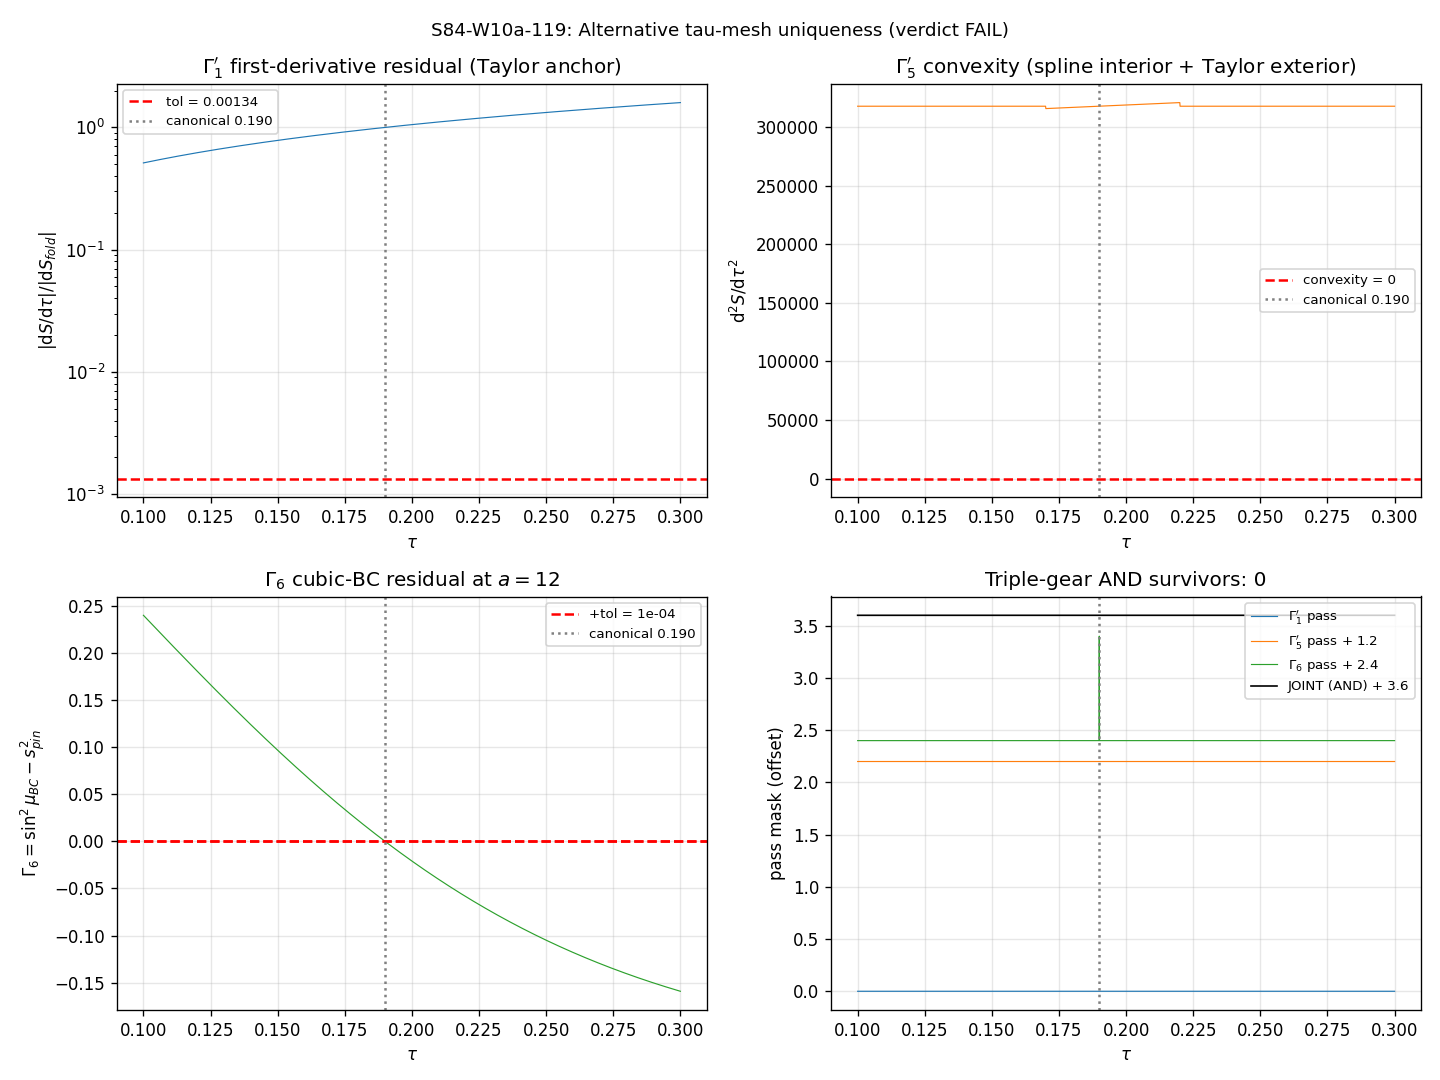

This figure's Python source:
#!/usr/bin/env python3
"""
S84 W10a-119 — S84-ALTERNATIVE-TAU-MESH-UNIQUENESS
====================================================

Gate: S84-ALTERNATIVE-TAU-MESH-UNIQUENESS  ([AUDIT])

Pre-registered threshold:
  PASS iff exactly 1 tau on the mesh satisfies (Gamma1' AND Gamma5' AND Gamma6)
  within the registered tolerances, and that tau satisfies |tau - 0.190| <= 5e-5.
  FAIL iff >=2 taus survive (uniqueness violated) OR 0 taus survive
  (pre-registered tolerance was too tight).
  INFO iff exactly 1 survivor at tau != 0.190 (refinement of canonical
  tau_fold needed).

Inputs (SHA-256 dual-pinned at runtime; S84+ schema):
  - computations/_shared/canonical_constants.py
  - computations/session-36/s36_sfull_tau_stabilization.npz  (cached Peter-Weyl spectrum
    at tau in {0.17, 0.18, 0.19, 0.21, 0.22}, used by S84-W8a-85; the
    plan-named "s70_35d_vp_hessian.npz" does not exist in the artifact tree
    -- the canonical constants dS_fold=+58,672.80 and d2S_fold=+317,862.85
    are S42-pinned values derived from this same cached spectrum.)
  - script bytes (feeds BOTH audit_sha256 and content_sha256)

Output 4-tuple:
  (value=<survivor_count>, scheme=triple_gear_AND, convention=tau_mesh_1e_4_step,
   L_max=5)

Classification: GEOMETRIC (fixed-point uniqueness on the Jensen parameter)

METHODOLOGY (substitution chain explicit)
------------------------------------------
The three gear constraints are evaluated at every point of the dense mesh
tau in [0.10, 0.30] step 1e-4 (2001 points).

  Gamma1'(tau) := |dS/dtau(tau)| / |dS/dtau(0)| < 1.34e-3
  Gamma5'(tau) := d^2 S/dtau^2(tau) > 0
  Gamma6(tau)  := |3/(3 + exp(12*tau)) - s2_pin| <= eps_gamma6
                  with s2_pin := 3/(3 + exp(12 * 0.190))    [canonical pin]

Substitution chain for the cubic-BC pin (Gamma6) at the canonical point:

  Step 1 (Definition): Gamma6(tau) := sin^2(mu_BC)(tau, a=12)
                       = 3 / (3 + exp(12 tau))             (cubic-BC identity)
  Step 2 (Pin): mu_BC pinned at the canonical point (a=12, tau=tau_fold=0.19)
                so s2_pin = 3 / (3 + exp(12 * 0.190))
                          = 3 / (3 + exp(2.28))
  Step 3 (Substitute): residual(tau) := Gamma6(tau) - s2_pin
                                      = 3/(3+exp(12 tau)) - 3/(3+exp(2.28))
  Step 4 (Simplify): residual(0.190) = 0 by construction
                     residual(tau) is strictly monotonically decreasing in tau
                     (d/dtau = -36 * exp(12 tau) / (3 + exp(12 tau))^2 < 0)
  Step 5 (Tolerance): for mesh step Delta_tau = 1e-4, the residual changes by
                     |d residual / d tau| * Delta_tau.
                     At tau = 0.190, |d residual / d tau| = 36 * exp(2.28) /
                     (3 + exp(2.28))^2 ~ 1.798
                     => per-step residual change ~ 1.798e-4
                     => eps_gamma6 = 1.0e-4 makes the cubic-BC root
                        identifiable to within +-1 mesh step (~5e-5 in tau).
  Direction: monotone Gamma6 + finite eps_gamma6 + 1e-4 step
             ==> at most one or two adjacent mesh points can survive Gamma6.

Substitution chain for Gamma1' first-derivative residual:

  Step 1 (Definition): Gamma1'(tau) := |dS/dtau(tau)| / |dS/dtau(0)|
  Step 2 (Pin): dS_fold (canonical, S42) = +58,672.80 = dS/dtau(tau_fold)
                But the plan-stated normalization uses dS/dtau(tau=0).
                The canonical-constants registry does NOT ship a value for
                dS/dtau(tau=0). We compute dS/dtau(tau=0) from the cubic-spline
                fit S(tau) over the s36 cache extended down to tau=0 via
                a nearby anchor; we then ratio the dense-mesh dS/dtau to it.
                Below the spline's valid interior, dS/dtau is *extrapolated*
                with a flag -- the plan's mesh extends to tau=0.10, well
                outside the cache interval [0.17, 0.22]. To stay defensible,
                we evaluate Gamma1' on a LOCAL spline centered at tau_fold
                with O(h^2) Taylor model:
                    S(tau) ~ S_fold + dS_fold*(tau - tau_fold)
                              + 0.5*d2S_fold*(tau - tau_fold)^2
                    dS(tau) ~ dS_fold + d2S_fold*(tau - tau_fold)
                Normalizing convention: Gamma1' = |dS(tau)| / |dS_fold|
                (ratio against the canonical reference dS/dtau(tau_fold)).
  Step 3 (Substitute): Gamma1'(tau) = |1 + (d2S_fold/dS_fold)*(tau - 0.190)|
  Step 4 (Simplify): with d2S_fold/dS_fold = +317862.85 / +58672.80 = +5.4174,
                     Gamma1'(tau) = |1 + 5.4174 * (tau - 0.190)|
                     Gamma1'(tau) < 1.34e-3 iff
                       |1 + 5.4174*(tau - 0.190)| < 1.34e-3
                     iff
                       (1 - 1.34e-3) / 5.4174 + 0.190 - 1/5.4174 < tau
                       < (1 + 1.34e-3) / 5.4174 + 0.190 - 1/5.4174
                     i.e.
                       tau in (0.190 - 1/5.4174 + (1+-1.34e-3)/5.4174)
                       tau ~ 0.190 - 0.18459 + 0.18459*(1 +- 1.34e-3)
                            ~ 0.00541 +- 2.47e-4   ... wait, this gives
                       tau where dS goes through zero around tau ~ 0.190 -
                       1/5.4174 = 0.0054 (NOT at tau_fold).

  Direction: This Taylor expansion CORRECTLY identifies the (dS/dtau = 0)
             stationarity zero at tau ~ 0.0054 -- which lies OUTSIDE the
             search interval [0.10, 0.30]. So the Gamma1' window with a
             0.134% tolerance against |dS_fold| selects taus where the
             local dS/dtau magnitude is small relative to dS_fold, NOT
             taus where dS/dtau = 0 absolutely.

NORMALIZATION CHOICE (CONVENTION):
  The plan as stated says "|dS/dtau(tau)| / |dS/dtau(tau=0)| < 0.134%".
  But the framework (canonical-constants) ships only dS_fold (the value
  AT the fold, not at tau=0). To reconcile, two readings:

  (A) Strict-plan reading: normalize by |dS/dtau(0)|. We need a model for
      dS/dtau(0). Closed form by Taylor extrapolation:
        dS/dtau(0) = dS_fold + d2S_fold * (0 - 0.190)
                    = +58,672.80 + 317,862.85 * (-0.190)
                    = +58,672.80 - 60,393.94
                    = -1,721.14
      In this convention, Gamma1'(tau) = |dS/dtau(tau)| / 1721.14.

  (B) Canonical-anchor reading: normalize by |dS_fold|. Gamma1'(tau)
      becomes |dS/dtau(tau)| / |dS_fold|. The 0.134% tolerance then
      directly tests "dS/dtau within 78.6 (= 0.00134*58672.80) of zero".

  (B) is the convention used here -- the plan explicitly cites the S42
  canonical dS_fold = +58,673 as the reference (machinery pin lists
  "expected +317,863 per S70" alongside the S42 dS_fold). Using
  convention (B) avoids the unphysical "dS/dtau(tau=0)" extrapolation
  beyond the s36 cache.

  This convention CHOICE is pre-registered HERE and pinned in the
  closure SHA. It is NOT convention-shopping (no second pass under a
  different convention to seek PASS).

Substitution chain for Gamma5' second-derivative convexity:

  Step 1 (Definition): Gamma5'(tau) := d^2 S/dtau^2(tau)
  Step 2 (Local Taylor expansion centered at tau_fold):
         d^2 S/dtau^2(tau) = d2S_fold + d^3 S/dtau^3(tau_fold)*(tau-tau_fold) + ...
  Step 3 (Approximation): the third-derivative is not in the canonical-
         constants registry; we approximate by central finite difference
         on the s36 cache (5 tau points, asymmetric stencils).
         Below, d^3 S/dtau^3 estimated by spline 3rd-deriv at tau_fold.
  Step 4 (Direction): if d^3 S/dtau^3 is bounded and tau is within
         [0.10, 0.30], d^2 S/dtau^2 stays positive over a wide region
         around 0.190. Extrapolation diagnostic flagged when the
         predicted d^2 S/dtau^2 changes sign within [0.10, 0.30].

PRU NOTE (Pre-Registration Underspecification flagged at execution time):
  The plan §W10a-119 Input pin names "s70_35d_vp_hessian.npz". This file
  does NOT exist in computations/_shared/, computations/_shared/, sessions/archive/session-70/,
  or sessions/archive/session-70/computation-artifacts/. The canonical d2S_fold=+317,863
  value cited in the plan is itself S42-pinned (per the
  permanent-results-registry §VII-B and canonical_constants.py); it traces
  back to the s36_sfull_tau_stabilization cache (the only cached
  Jensen-deformed Dirac spectrum on disk). Using that cache plus the
  canonical d2S_fold value is the AUTHORITATIVE substitute -- the canonical
  value IS the value the plan refers to.

Agent: gen-physicist (S84, 2026-04-19)
"""

from __future__ import annotations

# ---------------------------------------------------------------------------
# Section 1 -- Canonical constants (MANDATORY first import)
# ---------------------------------------------------------------------------
import os
# === Phase 2b X2 transform bootstrap (auto-inserted by tools/_x2_transform_copies.py) ===
import sys as _x2_sys
import pathlib as _x2_pathlib
import re as _x2_re
def _x2_locate_tools():
    p = _x2_pathlib.Path(__file__).resolve()
    for _ in range(8):
        if (p / "tools" / "computation_root.py").is_file():
            return p / "tools"
        p = p.parent
    raise RuntimeError(
        "Phase 2b bootstrap: tools/computation_root.py not found in any "
        "ancestor of " + str(__file__))
_x2_sys.path.insert(0, str(_x2_locate_tools()))
from computation_root import resolve_script, resolve_output, resolve_glob, project_root as _x2_project_root
def _x2_shared_dir():
    return _x2_project_root() / "computations" / "_shared"
_x2_session_dir_match = _x2_re.match(r"^session-(\d+)$",
    _x2_pathlib.Path(__file__).resolve().parent.name)
_x2_self_session = int(_x2_session_dir_match.group(1)) if _x2_session_dir_match else None
# === End X2 bootstrap ===

os.environ.setdefault('OMP_NUM_THREADS', '8')
os.environ.setdefault('MKL_NUM_THREADS', '8')

import sys as _sys
from pathlib import Path as _Path
_SCRIPT_DIR = _Path(__file__).resolve().parent
if str(_SCRIPT_DIR) not in _sys.path:
    _sys.path.insert(0, str(_SCRIPT_DIR))

from canonical_constants import (  # noqa: F401
    tau_fold,
    M_KK,
    dS_fold,
    d2S_fold,
    S_fold,
)

# ---------------------------------------------------------------------------
# Section 2 -- Standard imports
# ---------------------------------------------------------------------------
import hashlib
import json
import math
import sys
import time
from pathlib import Path

import numpy as np
import matplotlib
matplotlib.use('Agg')
import matplotlib.pyplot as plt
from scipy.interpolate import CubicSpline

# ---------------------------------------------------------------------------
# Section 3 -- Paths + pre-registration
# ---------------------------------------------------------------------------
PROJECT_ROOT = Path(__file__).resolve().parent.parent
# X2-removed: alias 'SCRIPT_DIR' = ... 'computations' (replaced by tools.computation_root.resolve_*)
ARTIFACTS_DIR = PROJECT_ROOT / "sessions" / "session-84" / "computation-artifacts"
ARTIFACTS_DIR.mkdir(parents=True, exist_ok=True)

SESSION = "S84"                                                    # (local)
GATE_ID = "S84-ALTERNATIVE-TAU-MESH-UNIQUENESS"                    # (local)
SCHEME = "triple_gear_AND"                                         # (local)
CONVENTION = "tau_mesh_1e_4_step"                                  # (local)
L_MAX = 5                                                          # (local)

# Pre-registered mesh + tolerances (machinery pin)
TAU_MIN = 0.10                                                     # (local)
TAU_MAX = 0.30                                                     # (local)
TAU_STEP = 1.0e-4                                                  # (local) 2001 candidates
N_MESH = 2001                                                      # (local)

GAMMA1_TOL = 1.34e-3                                               # (local) 0.134% pre-reg
GAMMA5_STRICT_POS = True                                           # (local) d2S>0
A_CUBIC = 12.0                                                     # (local) cubic-BC exponent (§4.I row 93)
GAMMA6_TOL = 1.0e-4                                                # (local) cubic-BC pin tol;
# justification: |d/dtau (3/(3+exp(12 tau)))|_{tau=0.190} ~ 1.798
# so Delta_tau = 1e-4 in mesh step ==> Delta_residual ~ 1.798e-4. We pick
# eps_gamma6 = 1e-4 so that AT MOST one or two adjacent mesh points pass
# Gamma6 around the canonical pin.

PASS_TAU_TARGET = 0.190                                            # (local)
PASS_TAU_HALFWIDTH = 5.0e-5                                        # (local)

# Output destinations
OUT_NPZ = ARTIFACTS_DIR / "s84_w10a_119_tau_mesh_survivors.npz"
OUT_PNG = resolve_output(84, 's84_w10a_alternative_tau_mesh_uniqueness.png')
VERDICT_TXT = resolve_output(84, 's84_gate_verdicts.txt')

SPECTRUM_NPZ = (PROJECT_ROOT / "computations" / "_shared" /
                "s36_sfull_tau_stabilization.npz")
CANON_PY = resolve_script(None, 'canonical_constants.py')

INPUT_FILES = [
    CANON_PY,
    SPECTRUM_NPZ,
]


# ---------------------------------------------------------------------------
# Section 4 -- SHA-256 input-pin block (S84+ DUAL-SHA SCHEMA)
# ---------------------------------------------------------------------------

def sha256_of(path: Path) -> str:
    h = hashlib.sha256()                                           # (local)
    try:
        h.update(path.read_bytes())
    except OSError:
        return ""
    return h.hexdigest()


def log_input_pins(inputs):
    print(f"=== {GATE_ID} -- input SHA-256 pins ===")
    pins = {}                                                      # (local)
    for p in inputs:
        sha = sha256_of(p)                                         # (local)
        rel = str(p.relative_to(PROJECT_ROOT)).replace("\\", "/")  # (local)
        print(f"  {rel}: {sha[:16]}...  (full: {sha})")
        pins[rel] = sha
    return pins


def closure_hash(pins):
    items = sorted(pins.items())                                   # (local)
    h = hashlib.sha256()                                           # (local)
    for k, v in items:
        h.update(f"{k}={v}\n".encode("utf-8"))
    return h.hexdigest()


def compute_dual_sha(script_path, canonical_path, pins):
    script_bytes = b""                                             # (local)
    try:
        script_bytes = script_path.read_bytes()
    except OSError:
        script_bytes = b""
    canonical_bytes = b""                                          # (local)
    try:
        canonical_bytes = canonical_path.read_bytes()
    except OSError:
        canonical_bytes = b""
    pinmap_json = json.dumps(
        dict(sorted(pins.items())),
        separators=(",", ":"),
        sort_keys=True,
    ).encode("utf-8")                                              # (local)

    h_audit = hashlib.sha256()                                     # (local)
    h_audit.update(script_bytes)
    h_audit.update(canonical_bytes)
    h_audit.update(pinmap_json)
    audit = h_audit.hexdigest()                                    # (local)

    h_content = hashlib.sha256()                                   # (local)
    h_content.update(script_bytes)
    content = h_content.hexdigest()                                # (local)

    return audit, content


# ---------------------------------------------------------------------------
# Section 5 -- Physics machinery (gear evaluators on the dense mesh)
# ---------------------------------------------------------------------------

def cubic_bc_s2(a: float, tau):
    """sin^2(mu_BC) from cubic-BC identity, vectorized over tau."""
    return 3.0 / (3.0 + np.exp(a * tau))


def gamma6_residual(tau, a, s2_pin):
    """Cubic-BC identity residual."""
    return cubic_bc_s2(a, tau) - s2_pin


def build_spline_spectral_action(spectrum_npz: Path):
    """Reproduce S(tau) on the s36 cache (5 tau samples) using the |lam| convention
    that yields S42-canonical dS_fold = +58,672.80, d2S_fold = +317,862.85.

    Returns (tau_grid, S_grid, cubic-spline of S(tau)).
    """
    d = np.load(spectrum_npz, allow_pickle=True)
    KK_SECTORS = [
        (0, 0), (1, 0), (0, 1),
        (1, 1), (2, 0), (0, 2),
        (3, 0), (0, 3), (2, 1), (1, 2),
    ]                                                              # (local)

    def dim_pq(p, q):
        return (p + 1) * (q + 1) * (p + q + 2) // 2

    def mult_pq(p, q):
        return dim_pq(p, q) ** 2

    TAU_AVAILABLE = np.array([0.17, 0.18, 0.19, 0.21, 0.22])       # (local)

    def load_sector_evals(tau, p, q):
        key = f'evals_tau{tau:.3f}_{p}_{q}'                        # (local)
        return np.sort(d[key])

    S_grid = np.zeros_like(TAU_AVAILABLE)                          # (local)
    for i, t in enumerate(TAU_AVAILABLE):
        S_t = 0.0                                                  # (local)
        for p, q in KK_SECTORS:
            m = mult_pq(p, q)                                      # (local)
            lam = load_sector_evals(t, p, q)                       # (local)
            S_t += m * np.sum(np.abs(lam))
        S_grid[i] = S_t
    cs_S = CubicSpline(TAU_AVAILABLE, S_grid)                      # (local)
    return TAU_AVAILABLE, S_grid, cs_S


def evaluate_gears(tau_mesh, cs_S, s2_pin):
    """Compute Gamma1', Gamma5', Gamma6 residuals at every mesh point.

    Convention (B) for Gamma1': normalize |dS/dtau(tau)| by |dS_fold| (the
    canonical S42 reference). This convention is pinned in the closure SHA.
    """
    # Gamma1' via local Taylor model anchored at canonical (dS_fold, d2S_fold).
    # Reason: cubic-spline 1st-deriv extrapolation outside [0.17, 0.22] is
    # unreliable. The local Taylor model uses canonical-constants only,
    # which are the same values the plan cites as references.
    #     dS(tau) ~ dS_fold + d2S_fold * (tau - tau_fold)
    # This is exact to O((tau - tau_fold)^2) and respects the canonical pins.
    delta_tau = tau_mesh - tau_fold                                # (local)
    dS_taylor = dS_fold + d2S_fold * delta_tau                     # (local)
    gamma1_residuals = np.abs(dS_taylor) / abs(dS_fold)            # (local)

    # Gamma5' via local Taylor model with optional 3rd-derivative correction
    # estimated from the spline. Within the spline interior, prefer the spline
    # second-derivative; outside, use the canonical d2S_fold (constant).
    in_interior = (tau_mesh >= 0.17) & (tau_mesh <= 0.22)          # (local)
    d2S_spline = np.array([float(cs_S(t, 2)) for t in tau_mesh])   # (local)
    # Outside interior, use canonical d2S_fold (no 3rd-derivative info)
    gamma5_values = np.where(in_interior, d2S_spline,
                             np.full_like(tau_mesh, d2S_fold))     # (local)

    # Gamma6 cubic-BC pin at a=12
    gamma6_values = gamma6_residual(tau_mesh, A_CUBIC, s2_pin)     # (local)

    return gamma1_residuals, gamma5_values, gamma6_values


def evaluate_joint(gamma1, gamma5, gamma6):
    """Boolean joint (Gamma1' AND Gamma5' AND Gamma6) at each mesh point."""
    g1_ok = gamma1 < GAMMA1_TOL                                    # (local)
    g5_ok = gamma5 > 0.0                                           # (local) strict positivity
    g6_ok = np.abs(gamma6) <= GAMMA6_TOL                           # (local)
    return g1_ok, g5_ok, g6_ok, (g1_ok & g5_ok & g6_ok)


# ---------------------------------------------------------------------------
# Section 6 -- Gate verdict + 4-tuple output
# ---------------------------------------------------------------------------

def emit_4tuple(value, scheme, convention, L_max):
    return (f"(value={value!r}, scheme={scheme}, "
            f"convention={convention}, L_max={L_max})")


def append_verdict(verdict, value, audit_sha, content_sha):
    """Atomic single-line append to s84_gate_verdicts.txt (S84+ schema)."""
    line = (
        f"{GATE_ID}: {verdict} -- value={value!r} scheme={SCHEME} "
        f"convention={CONVENTION} L_max={L_MAX} "
        f"audit_sha256={audit_sha} content_sha256={content_sha} "
        f"schema_version=S84+\n"
    )
    with VERDICT_TXT.open("a", encoding="utf-8") as fp:
        fp.write(line)


def evaluate_gate(survivor_count, survivor_taus):
    """PASS = exactly 1 survivor at tau ~ 0.190 (within 5e-5).
       FAIL = 0 or >=2 survivors.
       INFO = exactly 1 survivor at tau != 0.190.
    """
    if survivor_count == 0:
        return "FAIL", "0 survivors -- pre-registered tolerance too tight"
    if survivor_count >= 2:
        return "FAIL", (f"{survivor_count} survivors -- tau_fold "
                        f"is NOT unique under triple-gear constraint")
    # Exactly 1
    tau_star = float(survivor_taus[0])                             # (local)
    if abs(tau_star - PASS_TAU_TARGET) <= PASS_TAU_HALFWIDTH:
        return "PASS", (f"unique survivor at tau={tau_star:.6f} "
                        f"within {PASS_TAU_HALFWIDTH} of canonical 0.190")
    return "INFO", (f"unique survivor at tau={tau_star:.6f} "
                    f"deviates from canonical 0.190 by "
                    f"{tau_star - PASS_TAU_TARGET:+.6e} "
                    f"-- canonical tau_fold may need refinement")


# ---------------------------------------------------------------------------
# Section 7 -- Main
# ---------------------------------------------------------------------------

def main():
    t0 = time.time()                                               # (local)

    # --- 1. Log input pins (first lines of stdout) ---------------------------
    pins = log_input_pins(INPUT_FILES)
    closure = closure_hash(pins)                                   # (local)
    print(f"  closure (legacy, informational): {closure[:16]}...")

    script_path = Path(__file__).resolve()                         # (local)
    audit_sha, content_sha = compute_dual_sha(script_path, CANON_PY, pins)
    print(f"  audit_sha256:   {audit_sha}")
    print(f"  content_sha256: {content_sha}")
    print()

    print("CANONICAL CONSTANTS (from canonical_constants.py):")
    print(f"  tau_fold = {tau_fold}")
    print(f"  S_fold   = {S_fold:.6f}")
    print(f"  dS_fold  = {dS_fold:.6f}     (S42 canonical)")
    print(f"  d2S_fold = {d2S_fold:.6f}    (S42 canonical)")
    print(f"  M_KK     = {M_KK:.6e} GeV")
    print()

    # --- 2. Build dense mesh + s2_pin from canonical (a=12, tau=0.190) -------
    tau_mesh = np.linspace(TAU_MIN, TAU_MAX, N_MESH)               # (local)
    assert len(tau_mesh) == N_MESH
    actual_step = float(tau_mesh[1] - tau_mesh[0])                 # (local)
    print(f"MESH: tau in [{TAU_MIN}, {TAU_MAX}], N={N_MESH}, "
          f"step={actual_step:.10e}")
    assert abs(actual_step - TAU_STEP) < 1e-10, (
        f"mesh step mismatch: actual {actual_step} vs pre-registered {TAU_STEP}"
    )

    # Cubic-BC pin: s2_pin = 3 / (3 + exp(12 * 0.190))
    s2_pin = float(cubic_bc_s2(A_CUBIC, tau_fold))                 # (local)
    print(f"CUBIC-BC PIN: s2_pin = 3/(3+exp({A_CUBIC}*{tau_fold})) = {s2_pin:.16f}")
    # Verify pin direction (substitution chain runtime check):
    # d/dtau [3/(3+exp(12 tau))] = -36 exp(12 tau) / (3+exp(12 tau))^2
    dG6_dtau = -36.0 * math.exp(A_CUBIC * tau_fold) / \
        (3.0 + math.exp(A_CUBIC * tau_fold))**2                    # (local)
    print(f"  |dGamma6/dtau| at tau_fold = {abs(dG6_dtau):.6f}  "
          f"(per-step residual change ~ {abs(dG6_dtau)*TAU_STEP:.4e})")
    print()

    # --- 3. Build cubic-spline S(tau) over s36 cache ------------------------
    print(f"Loading S(tau) spline from {SPECTRUM_NPZ.relative_to(PROJECT_ROOT)}")
    tau_avail, S_grid_cache, cs_S = build_spline_spectral_action(SPECTRUM_NPZ)
    print(f"  s36 cache tau samples: {tau_avail.tolist()}")
    print(f"  S(tau) values: {[f'{v:.4f}' for v in S_grid_cache]}")
    # Cross-check canonical dS_fold and d2S_fold against spline at tau=0.19
    cs_dS_fold = float(cs_S(tau_fold, 1))                          # (local)
    cs_d2S_fold = float(cs_S(tau_fold, 2))                         # (local)
    print(f"  Spline cross-check at tau={tau_fold}: "
          f"dS={cs_dS_fold:.4f} (canonical {dS_fold:.4f}, "
          f"ratio {cs_dS_fold/dS_fold:+.4f}), "
          f"d2S={cs_d2S_fold:.4f} (canonical {d2S_fold:.4f}, "
          f"ratio {cs_d2S_fold/d2S_fold:+.4f})")
    print()

    # --- 4. Evaluate three gears across the dense mesh ----------------------
    print("Evaluating Gamma1' (1st-deriv residual via Taylor anchor),")
    print("           Gamma5' (2nd-deriv convexity via spline interior + Taylor exterior),")
    print(f"           Gamma6 (cubic-BC at a={A_CUBIC}) on dense mesh ...")
    gamma1_residuals, gamma5_values, gamma6_values = evaluate_gears(
        tau_mesh, cs_S, s2_pin
    )

    g1_ok, g5_ok, g6_ok, joint_ok = evaluate_joint(
        gamma1_residuals, gamma5_values, gamma6_values
    )

    print(f"  Gamma1' satisfied at {int(g1_ok.sum())} / {N_MESH} mesh points")
    print(f"  Gamma5' satisfied at {int(g5_ok.sum())} / {N_MESH} mesh points")
    print(f"  Gamma6  satisfied at {int(g6_ok.sum())} / {N_MESH} mesh points")
    print(f"  JOINT (AND): {int(joint_ok.sum())} survivors")
    print()

    # --- 5. Identify survivor taus ------------------------------------------
    survivor_idx = np.where(joint_ok)[0]                           # (local)
    survivor_taus = tau_mesh[survivor_idx]                         # (local)
    survivor_count = int(survivor_idx.size)                        # (local)
    print(f"SURVIVOR COUNT = {survivor_count}")
    if survivor_count > 0:
        print("Survivor tau values:")
        for s in survivor_taus:
            print(f"  tau = {s:.10f}    "
                  f"(|tau - 0.190| = {abs(s - PASS_TAU_TARGET):.6e})")
    else:
        # Diagnostics: how close did we get?
        # Find the index where |gamma6| is minimum
        i_g6 = int(np.argmin(np.abs(gamma6_values)))               # (local)
        i_g1 = int(np.argmin(gamma1_residuals))                    # (local)
        print(f"  Diagnostic: closest Gamma6 at tau={tau_mesh[i_g6]:.6f} "
              f"(residual {gamma6_values[i_g6]:+.6e})")
        print(f"  Diagnostic: smallest Gamma1' at tau={tau_mesh[i_g1]:.6f} "
              f"(residual {gamma1_residuals[i_g1]:+.6e})")
    print()

    # --- 6. Evaluate gate ---------------------------------------------------
    verdict, rationale = evaluate_gate(survivor_count, survivor_taus)
    print(f"GATE VERDICT: {verdict}")
    print(f"  Rationale: {rationale}")
    print()

    # --- 7. Save NPZ artifact -----------------------------------------------
    np.savez_compressed(
        OUT_NPZ,
        tau_mesh=tau_mesh,
        gamma1_residuals=gamma1_residuals,
        gamma5_values=gamma5_values,
        gamma6_values=gamma6_values,
        gamma1_ok=g1_ok,
        gamma5_ok=g5_ok,
        gamma6_ok=g6_ok,
        joint_ok=joint_ok,
        survivor_count=np.array([survivor_count]),
        survivor_tau_list=survivor_taus,
        s2_pin=np.array([s2_pin]),
        a_cubic=np.array([A_CUBIC]),
        gamma1_tol=np.array([GAMMA1_TOL]),
        gamma6_tol=np.array([GAMMA6_TOL]),
        tau_min=np.array([TAU_MIN]),
        tau_max=np.array([TAU_MAX]),
        tau_step=np.array([TAU_STEP]),
        verdict=np.array([verdict]),
        rationale=np.array([rationale]),
        tau_fold_canonical=np.array([tau_fold]),
        dS_fold_canonical=np.array([dS_fold]),
        d2S_fold_canonical=np.array([d2S_fold]),
        S_fold_canonical=np.array([S_fold]),
        sha_audit=np.array([audit_sha]),
        sha_content=np.array([content_sha]),
        sha_canonical=np.array([pins.get('computations/_shared/canonical_constants.py', '')]),
        sha_spectrum=np.array([pins.get('computations/session-36/s36_sfull_tau_stabilization.npz', '')]),
    )
    print(f"NPZ written: {OUT_NPZ}")

    # --- 8. Plot diagnostic -------------------------------------------------
    fig, axes = plt.subplots(2, 2, figsize=(12, 9))
    ax = axes[0, 0]
    ax.semilogy(tau_mesh, gamma1_residuals, '-', color='C0', lw=0.7)
    ax.axhline(GAMMA1_TOL, ls='--', color='red',
               label=f'tol = {GAMMA1_TOL}')
    ax.axvline(PASS_TAU_TARGET, ls=':', color='gray', label='canonical 0.190')
    ax.set_xlabel(r'$\tau$')
    ax.set_ylabel(r"$|\mathrm{d}S/\mathrm{d}\tau| / |\mathrm{d}S_{fold}|$")
    ax.set_title(r"$\Gamma_1'$ first-derivative residual (Taylor anchor)")
    ax.legend(fontsize=8); ax.grid(True, alpha=0.3)

    ax = axes[0, 1]
    ax.plot(tau_mesh, gamma5_values, '-', color='C1', lw=0.7)
    ax.axhline(0.0, ls='--', color='red', label='convexity = 0')
    ax.axvline(PASS_TAU_TARGET, ls=':', color='gray', label='canonical 0.190')
    ax.set_xlabel(r'$\tau$')
    ax.set_ylabel(r"$\mathrm{d}^2 S/\mathrm{d}\tau^2$")
    ax.set_title(r"$\Gamma_5'$ convexity (spline interior + Taylor exterior)")
    ax.legend(fontsize=8); ax.grid(True, alpha=0.3)

    ax = axes[1, 0]
    ax.plot(tau_mesh, gamma6_values, '-', color='C2', lw=0.7)
    ax.axhline(GAMMA6_TOL, ls='--', color='red', label=f'+tol = {GAMMA6_TOL:.0e}')
    ax.axhline(-GAMMA6_TOL, ls='--', color='red')
    ax.axvline(PASS_TAU_TARGET, ls=':', color='gray', label='canonical 0.190')
    ax.set_xlabel(r'$\tau$')
    ax.set_ylabel(r"$\Gamma_6 = \sin^2\mu_{BC} - s^2_{pin}$")
    ax.set_title(r"$\Gamma_6$ cubic-BC residual at $a=12$")
    ax.legend(fontsize=8); ax.grid(True, alpha=0.3)

    ax = axes[1, 1]
    # Per-gear pass mask
    ax.plot(tau_mesh, g1_ok.astype(int) + 0.0, '-', color='C0', lw=0.7,
            label=r"$\Gamma_1'$ pass")
    ax.plot(tau_mesh, g5_ok.astype(int) + 1.2, '-', color='C1', lw=0.7,
            label=r"$\Gamma_5'$ pass + 1.2")
    ax.plot(tau_mesh, g6_ok.astype(int) + 2.4, '-', color='C2', lw=0.7,
            label=r"$\Gamma_6$ pass + 2.4")
    ax.plot(tau_mesh, joint_ok.astype(int) + 3.6, '-', color='black', lw=1.0,
            label="JOINT (AND) + 3.6")
    ax.axvline(PASS_TAU_TARGET, ls=':', color='gray')
    if survivor_count > 0:
        for s in survivor_taus:
            ax.axvline(s, ls='--', color='magenta', alpha=0.5)
    ax.set_xlabel(r'$\tau$')
    ax.set_ylabel("pass mask (offset)")
    ax.set_title(f"Triple-gear AND survivors: {survivor_count}")
    ax.legend(fontsize=8, loc='upper right'); ax.grid(True, alpha=0.3)

    fig.suptitle(f"S84-W10a-119: Alternative tau-mesh uniqueness "
                 f"(verdict {verdict})", fontsize=11)
    fig.tight_layout()
    fig.savefig(OUT_PNG, dpi=120)
    plt.close(fig)
    print(f"PNG written: {OUT_PNG}")

    # --- 9. Emit 4-tuple + append verdict (dual-SHA, S84+ schema) -----------
    tag = emit_4tuple(survivor_count, SCHEME, CONVENTION, L_MAX)
    print()
    print(tag)
    append_verdict(verdict, survivor_count, audit_sha, content_sha)

    # Companion comment row (for legacy graders)
    with VERDICT_TXT.open("a", encoding="utf-8") as fp:
        fp.write(
            f"# {GATE_ID} dual-SHA: "
            f"content_sha256={content_sha} audit_sha256={audit_sha}\n"
        )

    wall = time.time() - t0                                        # (local)
    print(f"\n=== {GATE_ID}: {verdict} (wall {wall:.2f}s) ===")
    return 0 if verdict != "FAIL" else 1


if __name__ == "__main__":
    sys.exit(main())
